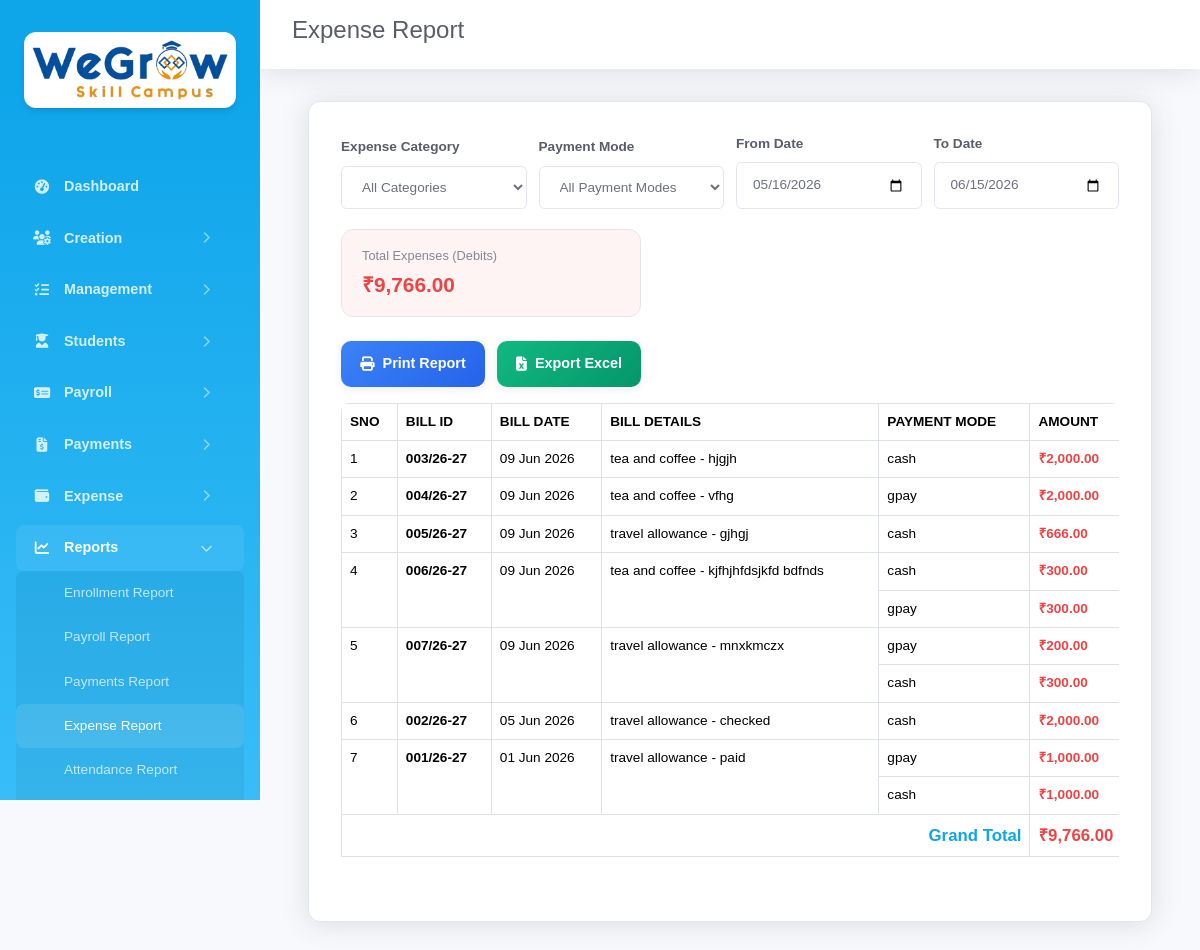
The page /report_expense.php (signed in) on the database its author committed.
### tables this page shows
CREATE TABLE `tc_expense_entry` (
  `id` int(11) NOT NULL AUTO_INCREMENT,
  `created_date_time` datetime DEFAULT NULL,
  `updated_date_time` datetime DEFAULT NULL,
  `company_id` mediumtext DEFAULT NULL,
  `expense_entry_id` mediumtext DEFAULT NULL,
  `expense_category_id` mediumtext DEFAULT NULL,
  `expense_entry_date` mediumtext DEFAULT NULL,
  `payment_mode` mediumtext DEFAULT NULL,
  `bank` mediumtext DEFAULT NULL,
  `amount` mediumtext DEFAULT NULL,
  `total_amount` mediumtext DEFAULT NULL,
  `attachments` mediumtext DEFAULT NULL,
  `deleted` int(11) NOT NULL DEFAULT 0,
  `expense_entry_number` mediumtext DEFAULT NULL,
  `description` mediumtext DEFAULT NULL,
  PRIMARY KEY (`id`)
);

### main/config.php (called while the page is built, shortened)
<?php
    class Database {
        private $host = "localhost";
        private $dbname = "training_center_db";
        private $username = "root";
        private $password = "";
        public $conn;
        public function __construct() {
            $this->conn = $this->connect();
        }
        public function connect() {
            try {
                $pdo = new PDO(
                    "mysql:host=" . $this->host . ";dbname=" . $this->dbname . ";charset=utf8",
                    $this->username,
                    $this->password,
                    [
                        PDO::ATTR_ERRMODE            => PDO::ERRMODE_EXCEPTION,
                        PDO::ATTR_DEFAULT_FETCH_MODE => PDO::FETCH_ASSOC,
                        PDO::ATTR_EMULATE_PREPARES   => true,
                    ]
                );
                $this->conn = $pdo;
                return $this->conn;
            } catch (PDOException $e) {
                $msg = date('Y-m-d H:i:s') .
                    " Database Connection Failed: " .
                    $e->getMessage() . PHP_EOL;
                file_put_contents(
                    __DIR__ . '/connection_log.txt',
                    $msg,
                    FILE_APPEND
                );
            }
        }
        public function getConnection() {
            return $this->conn;
        }
    }
?>

### common_file.php (called while the page is built, shortened)
<?php
    require_once 'main/functions.php';
    $basic_obj = new Basic_Functions();
    $report_obj = new Report_Functions($basic_obj);
    $bf = new Core_Functions(
        $basic_obj,
        $report_obj
    );
?>

### main/functions.php (called while the page is built, shortened)
<?php
require_once 'basic_functions.php';
require_once 'report_functions.php';
class Core_Functions {
    private $basic_obj;
    private $report_obj;
    public function __construct($basic_obj = null, $report_obj = null) {
        $this->basic_obj = $basic_obj ?: new Basic_Functions();
        $this->report_obj = $report_obj ?: new Report_Functions($this->basic_obj);
    }
    public function getQueryRecords($query, $params = []) {
        return $this->basic_obj->getQueryRecords($query, $params);
    }
    public function getPaymentReportList($course_type, $student_id, $from_date, $to_date, $bill_type = '', $expense_category_id = '', $payment_mode_id = '') {
        return $this->report_obj->getPaymentReportList($course_type, $student_id, $from_date, $to_date, $bill_type, $expense_category_id, $payment_mode_id);
    }
}
?>

### main/basic_functions.php (called while the page is built, shortened)
<?php
    require_once 'config.php';
    class Basic_Functions extends Database {
        public $con;
        public function __construct() {
            $this->con = $this->getConnection();
        }
        public function getQueryRecords($query, $params = []) {
            $con = $this->con;
            $stmt = $con->prepare($query);
            $stmt->execute($params);
            return $stmt->fetchAll();
        }
    }
?>

### main/report_functions.php (called while the page is built, shortened)
<?php
    include_once("basic_functions.php");
    class Report_Functions {
        private $basic_obj;
        public function __construct($basic_obj = null) {
            $this->basic_obj = $basic_obj ?: new Basic_Functions();
        }
        public function getPaymentReportList($course_type, $student_id, $from_date, $to_date, $bill_type = '', $expense_category_id = '', $payment_mode_id = '') {
            $results = [];
            $training_students = $this->basic_obj->getQueryRecords("
                SELECT enrollment_id,
                    student_id,
                    student_name
                FROM {$GLOBALS['enrollment_table']}
                WHERE deleted = 0
            ");
            $intern_students = $this->basic_obj->getQueryRecords("
                SELECT enrollment_internship_id,
                    student_id,
                    student_name
                FROM {$GLOBALS['enrollment_internship_table']}
                WHERE deleted = 0
            ");
            $category_lookup = [];
            $categories = $this->basic_obj->getQueryRecords("
                SELECT expense_category_id,
                    expense_category_name
                FROM {$GLOBALS['expense_category_table']}
                WHERE deleted = 0
            ");
            foreach ($categories as $row) {
                $category_lookup[$row['expense_category_id']]
                    = $row['expense_category_name'];
            }
            if (empty($bill_type) || $bill_type == 'Expense') {
                $where = ["deleted = 0", "company_id = :comp_id"];
                $params = [':comp_id' => $_SESSION['company_id']];
                if (!empty($from_date)) {
                    $where[] = "expense_entry_date >= :from_date";
                    $params[':from_date'] = $from_date;
                }
                if (!empty($to_date)) {
                    $where[] = "expense_entry_date <= :to_date";
                    $params[':to_date'] = $to_date;
                }
                $whereClause = " WHERE " . implode(" AND ", $where);
                $query = "SELECT * FROM {$GLOBALS['expense_entry_table']} $whereClause ORDER BY expense_entry_date DESC";
                $expenses = $this->basic_obj->getQueryRecords($query, $params);
                foreach ($expenses as $e) {
                    $category_name = $category_lookup[$e['expense_category_id']] ?? '';
                    $detail = $category_name;
                    if (!empty($e['description'])) {
                        $detail .= (!empty($detail) ? ' - ' : '') . $e['description'];
                    }
                    $debit_amount = floatval($e['total_amount']);
                    $results[] = [
                        'bill_id' => $e['expense_entry_number'] ?? '',
                        'bill_date' => $e['expense_entry_date'],
                        'bill_type' => 'Expense',
                        'bill_details' => $detail,
                        'payment_mode' => $e['payment_mode'] ?? '',
                        'credit' => 0,
                        'debit' => $debit_amount,
                        'raw' => $e
                    ];
                }
            }
            return $results;
        }
    }
?>

### report_expense.php (the view, shortened to what this page needs)
<?php require_once 'common_file.php';
$from_page = 'Expense Report';
if ($_SERVER['REQUEST_METHOD'] === 'POST') {
    $expense_category_id = isset($_POST['expense_category_id']) ? $bf->sanitize($_POST['expense_category_id']) : '';
    $payment_mode_id = isset($_POST['payment_mode_id']) ? $bf->sanitize($_POST['payment_mode_id']) : '';
    $from_date = isset($_POST['from_date']) ? $bf->sanitize($_POST['from_date']) : '';
    $to_date = isset($_POST['to_date']) ? $bf->sanitize($_POST['to_date']) : '';
} else {
    $expense_category_id = '';
    $payment_mode_id = '';
    $from_date = date('Y-m-d', strtotime('-30 days'));
    $to_date = date('Y-m-d');
}
$payment_mode_list = $bf->getQueryRecords("SELECT payment_mode_id, payment_mode_name FROM {$GLOBALS['payment_mode_table']} WHERE deleted = 0");
$payment_modes_map = [];
$all_modes_list = $bf->getQueryRecords("SELECT payment_mode_id, payment_mode_name FROM {$GLOBALS['payment_mode_table']}");
if (!empty($all_modes_list)) {
    foreach ($all_modes_list as $m) {
        $payment_modes_map[trim($m['payment_mode_id'])] = $m['payment_mode_name'];
    }
}
$payments = $bf->getPaymentReportList('', '', $from_date, $to_date, 'Expense', $expense_category_id, $payment_mode_id);
?>
<!DOCTYPE html>
<html lang="en">
<head>
    <link rel="stylesheet" href="assets/outfit.css">
    <?php include 'includes/head_assets.php'; ?>
</head>
<body>
    <?php include 'sidebar.php'; ?>
    <div class="main-content update_content">
        <div class="header">
            <h2><?php if(!empty($from_page)) echo htmlspecialchars($from_page); ?></h2>
        </div>
        <div class="module-section">
            <div id="course_list">
                <form name="payment_report_form" id="payment_report_form" method="post">
                    <div class="filter-row">
                        <div class="form-group" id="filter_expense_category">
                            <label>Expense Category</label>
                            <select name="expense_category_id" id="expense_category_id" class="form-input" onchange="getReport()">
                                <option value="">All Categories</option>
                            </select>
                        </div>
                        <div class="form-group" id="filter_payment_mode">
                            <label>Payment Mode</label>
                            <select name="payment_mode_id" id="payment_mode_id" class="form-input" onchange="getReport()">
                                <option value="">All Payment Modes</option>
                            </select>
                        </div>
                        <div class="form-group">
                            <label>From Date</label>
                            <input type="date" name="from_date" id="from_date" class="form-input"
                                value="<?php echo $from_date; ?>" max="<?php echo date('Y-m-d'); ?>" onchange="getReport()">
                        </div>
                        <div class="form-group">
                            <label>To Date</label>
                            <input type="date" name="to_date" id="to_date" class="form-input"
                                value="<?php echo $to_date; ?>" max="<?php echo date('Y-m-d'); ?>" onchange="getReport()">
                        </div>
                    </div>
                </form>
                <?php
                    $total_debit = 0;
                    if (!empty($payments)) {
                        foreach ($payments as $p) {
                            $total_debit += $p['debit'];
                        }
                    }
                ?>
                <div class="summary-cards">
                    <div class="summary-card" style="background: rgba(239,68,68,0.06); max-width: 300px;">
                        <div class="label">Total Expenses (Debits)</div>
                        <div class="value debit-amount">₹<?php echo number_format($total_debit, 2); ?></div>
                    </div>
                </div>
                <div class="report-actions">
                    <a href="javascript:void(0);" onclick="openReports()"
                        class="btn-report btn-print" style="text-decoration:none;">
                        <i class="fas fa-print"></i> Print Report
                    </a>
                    <button type="button" class="btn-report btn-excel"
                        onclick="getExcelReport();">
                        <i class="fas fa-file-excel"></i> Export Excel
                    </button>
                </div>
                <table class="responsive table table-bordered" id="payment_report_table">
                    <thead>
                        <tr>
                            <th>Sno</th>
                            <th>Bill ID</th>
                            <th>Bill Date</th>
                            <th>Bill Details</th>
                            <th>Payment Mode</th>
                            <th>Amount</th>
                        </tr>
                    </thead>
                    <tbody>
                        <?php
                            $sno = 1;
                            if(!empty($payments)) {
                                foreach ($payments as $p) {
                                    $raw_modes = !empty($p['payment_mode']) ? array_map('trim', explode(',', $p['payment_mode'])) : [];
                                    $raw_amounts = !empty($p['raw']['amount']) ? array_map('trim', explode(',', $p['raw']['amount'])) : [];
                                    $display_splits = [];
                                    foreach ($raw_modes as $idx => $mode_id) {
                                        if (empty($payment_mode_id) || $mode_id == $payment_mode_id) {
                                            $mode_name = isset($payment_modes_map[$mode_id]) ? $payment_modes_map[$mode_id] : $mode_id;
                                            $amt = isset($raw_amounts[$idx]) ? floatval($raw_amounts[$idx]) : 0;
                                            $display_splits[] = [
                                                'name' => $mode_name,
                                                'amount' => $amt
                                            ];
                                        }
                                    }
                                    $rowspan = count($display_splits);
                                    $first_split = $display_splits[0] ?? ['name' => '-', 'amount' => 0];
                                ?>
                                    <tr>
                                        <td rowspan="<?php echo $rowspan; ?>"><?php echo $sno++; ?></td>
                                        <td rowspan="<?php echo $rowspan; ?>"><span style="font-weight: 600;"><?php echo htmlspecialchars($p['bill_id']); ?></span></td>
                                        <td rowspan="<?php echo $rowspan; ?>"><?php echo date('d M Y', strtotime($p['bill_date'])); ?></td>
                                        <td rowspan="<?php echo $rowspan; ?>"><?php echo htmlspecialchars($p['bill_details']); ?></td>
                                        <td><?php echo htmlspecialchars($first_split['name']); ?></td>
                                        <td>
                                            <?php if($first_split['amount'] > 0) { ?>
                                                <span class="debit-amount">₹<?php echo number_format($first_split['amount'], 2); ?></span>
                                            <?php } else { echo '-'; } ?>
                                        </td>
                                    </tr>
                                    <?php
                                        for ($i = 1; $i < $rowspan; $i++) {
                                            $split = $display_splits[$i];
                                    ?>
                                        <tr>
                                            <td><?php echo htmlspecialchars($split['name']); ?></td>
                                            <td>
                                                <?php if($split['amount'] > 0) { ?>
                                                    <span class="debit-amount">₹<?php echo number_format($split['amount'], 2); ?></span>
                                                <?php } else { echo '-'; } ?>
                                            </td>
                                        </tr>
                                    <?php
                                        }
                                    ?>
                                <?php } ?>
                                <tr style="background: #f8fafc;">
                                    <td colspan="5" style="text-align: right; font-weight: bold; font-size: 1.05rem; color: var(--primary);">Grand Total</td>
                                    <td><span class="debit-amount" style="font-size: 1.05rem;">₹<?php echo number_format($total_debit, 2); ?></span></td>
                                </tr>
                            <?php } else { ?>
                                <tr>
                                    <td colspan="6" style="text-align:center; padding: 2rem; color: var(--text-muted);">No records found.</td>
                                </tr>
                        <?php } ?>
                    </tbody>
                </table>
            </div>
        </div>
    </div>
</body>
</html>

### rows shown on the page
tc_expense_entry: expense_entry_number "003/26-27", expense_entry_date "09 Jun 2026", bill_details "tea and coffee - hjgjh", name "cash", amount "2,000.00"
tc_expense_entry: expense_entry_number "004/26-27", expense_entry_date "09 Jun 2026", bill_details "tea and coffee - vfhg", name "gpay", amount "2,000.00"
tc_expense_entry: expense_entry_number "005/26-27", expense_entry_date "09 Jun 2026", bill_details "travel allowance - gjhgj", name "cash", amount "666.00"
tc_expense_entry: expense_entry_number "006/26-27", expense_entry_date "09 Jun 2026", bill_details "tea and coffee - kjfhjhfdsjkfd bdfnds", name "cash", amount "300.00", name "gpay"
tc_expense_entry: expense_entry_number "007/26-27", expense_entry_date "09 Jun 2026", bill_details "travel allowance - mnxkmczx", name "gpay", amount "200.00", name "cash", amount "300.00"
tc_expense_entry: expense_entry_number "002/26-27", expense_entry_date "05 Jun 2026", bill_details "travel allowance - checked", name "cash", amount "2,000.00"
tc_expense_entry: expense_entry_number "001/26-27", expense_entry_date "01 Jun 2026", bill_details "travel allowance - paid", name "gpay", amount "1,000.00", name "cash"

### other values the page prints
$modules[$page_key] "Dashboard"
$item['title'] "Creation"
$item['title'] "Management"
$item['title'] "Students"
$item['title'] "Payroll"
$item['title'] "Payments"
$item['title'] "Expense"
$item['title'] "Reports"
$modules[$page_key] "Enrollment Report"
$modules[$page_key] "Payroll Report"
$modules[$page_key] "Payments Report"
$modules[$page_key] "Expense Report"
$modules[$page_key] "Attendance Report"
$from_page "Expense Report"
$total_debit "9,766.00"
